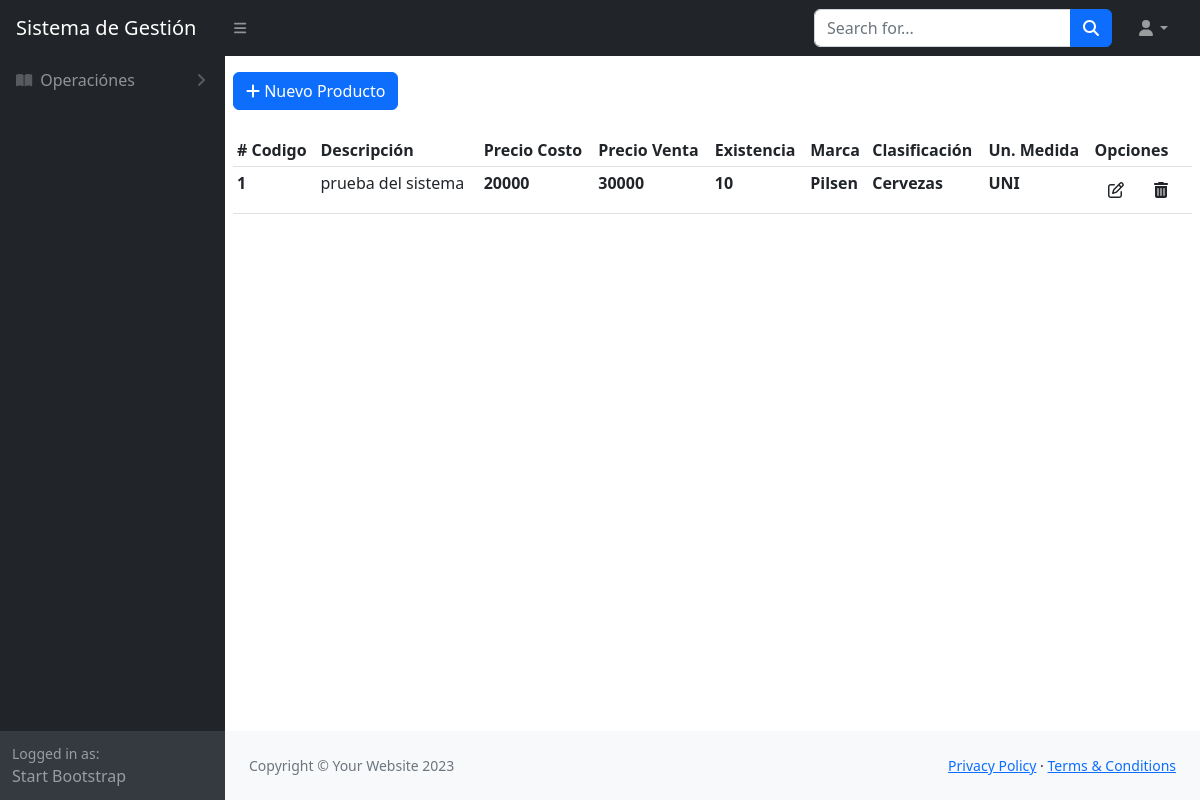
/productos/, run on an earlier commit of the app's database.
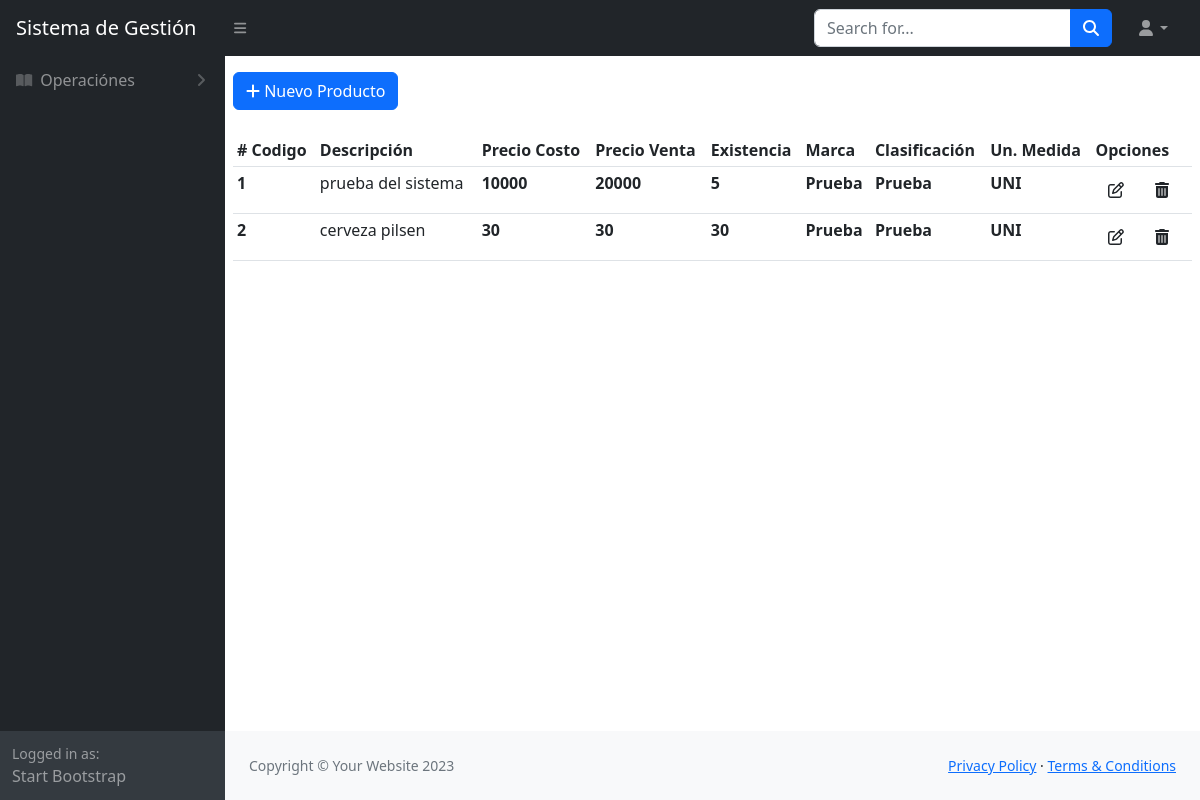
And on a later commit of the database.
### productos/models.py (models this page shows, shortened)
class Productos(models.Model):
    descripcion = models.CharField(max_length=250)
    codigo_barra = models.CharField(max_length=250,null=True, blank=True, unique=True )
    codigo_producto = models.CharField(max_length=250, null=True, blank=True, unique=True)
    lote = models.CharField(max_length=250, null=True, blank=True)
    precio_costo = models.FloatField()
    precio_venta = models.FloatField()
    precio_mayorista = models.FloatField()
    existencia = models.FloatField(null=True, blank=True)
    fecha_hora_registro = models.DateTimeField(auto_now=True, null=True, blank=True)
    vencimiento = models.DateTimeField(null=True, blank=True)
    estado = models.BooleanField(default=True, blank=True, null=True)
    marca = models.ForeignKey(Marca, on_delete=models.PROTECT)
    clasificacion = models.ForeignKey(Clasificacion, on_delete=models.PROTECT)
    impuesto = models.ForeignKey(Impuestos, on_delete=models.PROTECT)
    unidad_medida = models.ForeignKey(UnidadMedida, on_delete=models.PROTECT)

class Marca(models.Model):
    descripcion = models.CharField(max_length=240)
    estado = models.BooleanField(default=True, blank=True, null=True)

class Clasificacion(models.Model):
    descripcion = models.CharField(max_length=240)
    estado = models.BooleanField(default=True, blank=True, null=True)

### unidad_medida/models.py (models this page shows)
class UnidadMedida(models.Model):
    descripcion = models.CharField(max_length=250)
    resumido = models.CharField(max_length=10)
    estado = models.BooleanField(default=True, blank=True, null=True)

### productos/views.py (the view)
# urls.py: path("", lista_productos, name="lista_productos"),
def lista_productos(request):
    if request.method == "GET":
        productos = Productos.objects.all()
        template_ = "productos.html"
        context = {"titulo": "Lista de Productos", "productos": productos}
    return render(request, template_name=template_, context=context)

### productos/templates/productos.html (shortened to what this page needs)
{% extends 'index.html' %}
{% load static %}
{% block content %}
<div class="my-2 p-2 ">
    <a href="nuevo_producto" class="btn btn-primary "><i class="fa-solid fa-plus"></i> Nuevo Producto</a>
</div>
<div class="p-2 ">
    <table class="table table-sm table-responsive" id="datatablesSimple">
        <thead>
            <tr>
                <th># Codigo</th>
                <th>Descripci&oacute;n</th>
                <th>Precio Costo </th>
                <th>Precio Venta </th>
                <th>Existencia </th>
                <th>Marca </th>
                <th>Clasificaci&oacute;n</th>
                <th>Un. Medida </th>
                <th>Opciones</th>
            </tr>
        </thead>
        <tbody>
            {% for prod in productos %}
            <tr>
                <th> {{prod.id}} </th>
                <td> {{prod.descripcion}}</td>
                <th>{{ prod.precio_costo|floatformat:0}}</th>
                <th>{{ prod.precio_venta|floatformat:0}}</th>
                <th> {{prod.existencia|floatformat:0}} </th>
                <th> {{prod.marca.descripcion}} </th>
                <th> {{prod.clasificacion.descripcion}} </th>
                <th> {{prod.unidad_medida.resumido}} </th>
                <td> <a href="{% url 'modificar_producto' prod.id %}" class="btn btn-ligth"> <i
                            class="fa-regular fa-pen-to-square"></i> </a>
                    <a href="#" class="btn btn-ligth" onclick="confirmarEliminacion('{{ prod.id }}')"><i
                            class="fa-solid fa-trash-can"></i></a>
                </td>
            </tr>
            {% endfor %}
        </tbody>
    </table>
</div>
{% endblock %}

What changed in the data, as far as the page shows it:
changed Productos "prueba del sistema": precio_costo "20000" → "10000"; precio_venta "30000" → "20000"; existencia "10" → "5"; marca.descripcion "Pilsen" → "Prueba"; clasificacion.descripcion "Cervezas" → "Prueba"
added Productos: id "2", descripcion "cerveza pilsen", precio_costo "30", precio_venta "30", existencia "30", marca.descripcion "Prueba", clasificacion.descripcion "Prueba", unidad_medida.resumido "UNI"
